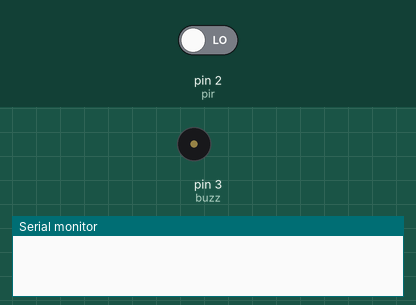
This sketch was run on a simulated Arduino Uno, built with avr-gcc and run on an emulated ATmega328P. Shown: buzzer (waves = sounding, pin HIGH), the last lines printed to the serial monitor. The inputs (shaded band) are chosen by the test bench; at power-on: pin 2 (pir) LOW.

Above: at 2.8 s.
2.9 s: pin 2 (pir) driven HIGH
At 3.7 s:
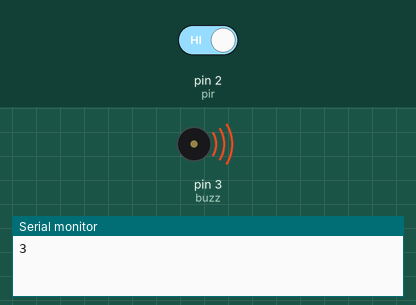
4.5 s: pin 2 (pir) driven LOW
At 6.4 s:
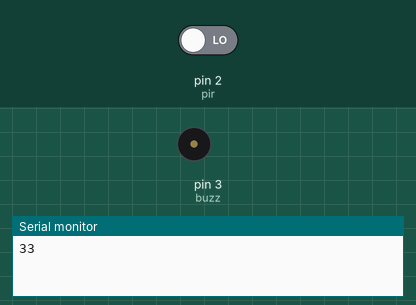
Timing chart, 0 to 7.9 s (numbered marks = the images above; inputs shaded):
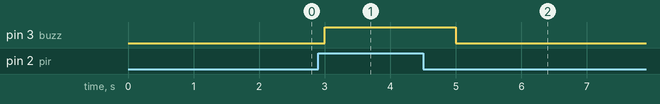

The sketch:

buzzer_and_PIR.ino
```cpp
int pir=2;
int buzz=3;
void setup()
{
  pinMode(pir,INPUT);
  pinMode(buzz,OUTPUT);
  Serial.begin(9600);
}

void loop()
{
  int state=digitalRead(pir);
  if (state==HIGH)
  {
    digitalWrite(buzz,HIGH);
    Serial.print(buzz);
    delay(1000);
  }
  else
  {
    digitalWrite(buzz,LOW);
    delay(1000);
  }

}
```

Measured:
- after the input at 2.9 s, pin 3 (buzz): LOW → HIGH after 0.10 s
- after the input at 4.5 s, pin 3 (buzz): HIGH → LOW after 0.50 s
